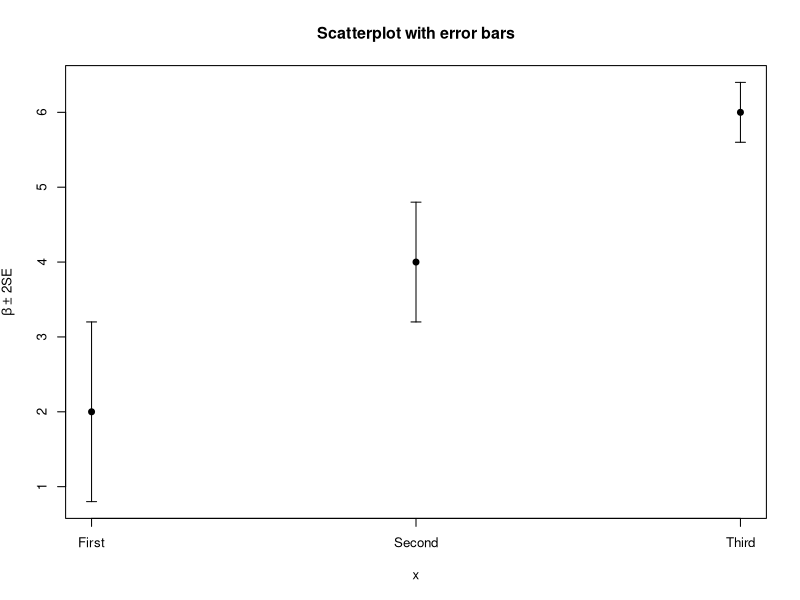

Recreate this plot in R.
## Plotting points with error bars using base R

dat <- data.frame(est = c(2, 4, 6),
                  SE  = c(0.6, 0.4, 0.2))

par(cex = 0.8)
x <- seq_along(dat$est)
plot(x, dat$est, pch = 19,
     main = "Scatterplot with error bars",
     ylim = range(c(dat$est - 2*dat$SE, dat$est + 2*dat$SE)),
     ylab = bquote(hat(beta)~"± 2SE"),
     xaxt = "n")
axis(1, at = x, labels = c("First", "Second", "Third"))
arrows(x, dat$est - 2*dat$SE, x, dat$est + 2*dat$SE, 
       length = 0.05, angle = 90, code = 3)